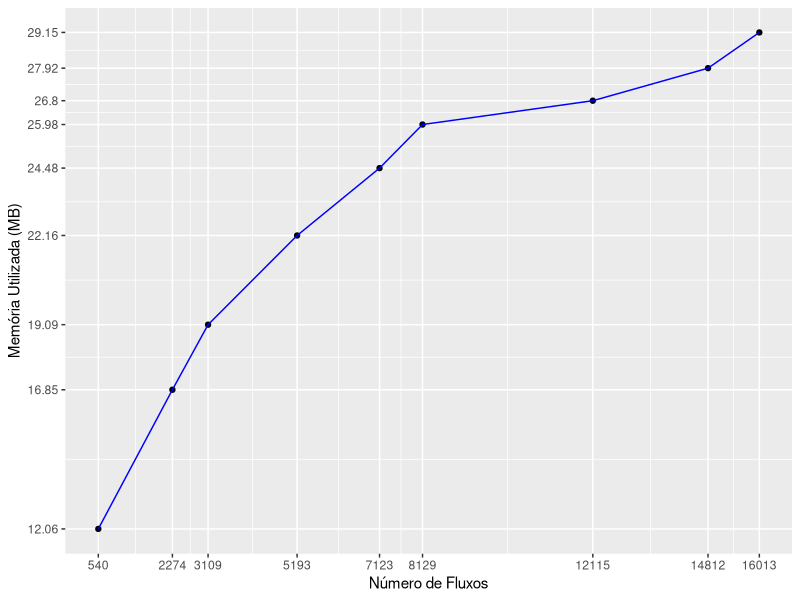

The R source for this figure:
# Memory Rules
#--------------------------------------------------------------------------------------------------
fmt <- function(){ #formatting 3 decimals precision
  f <- function(x) as.character(round(x,3))
  f
}
library(ggplot2)
x <- c(540, 2274, 3109, 5193, 7123, 8129, 12115, 14812, 16013)
y <- c(12.06, 16.85, 19.09, 22.16, 24.48, 25.98, 26.80, 27.92, 29.15) # this is the mean value runtime
reach_plot <- qplot(x, y, xlab = "Número de Fluxos", ylab = "Memória Utilizada (MB)") +
  geom_line(col = "blue") +
  scale_x_continuous (breaks = x) +
  scale_y_continuous (breaks = y, labels = fmt()) 
  #coord_trans(x = "log10")# + geom_errorbar(limits, position="dodge", width=0.25)
reach_plot
